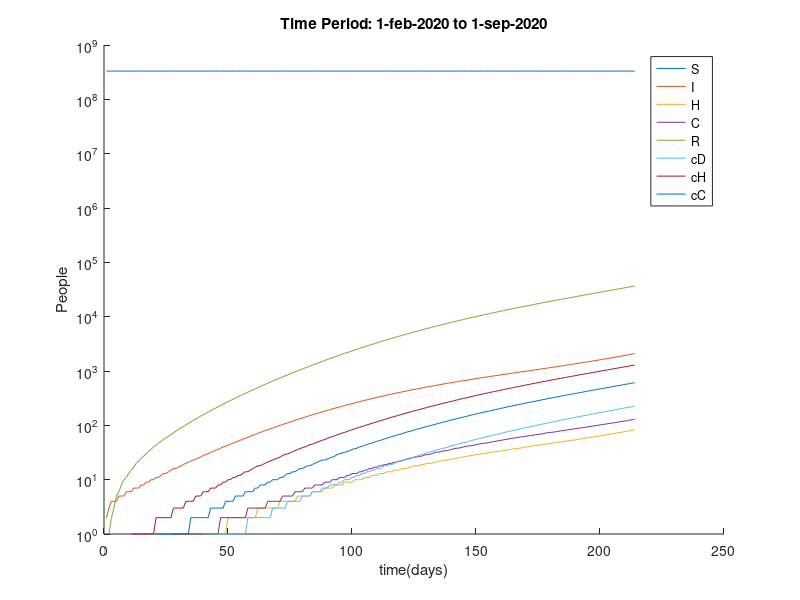

MATLAB code to generate this figure:

%% Get simulation results
load('TestSimulationNeherModelAMIGO_V3_NoOver.mat','simCov19')

%% Get cumulative results and save

[a,b] = size(simCov19.sim.states{1});

cumResCov19 = zeros(a,b/9);
r = 1:11:b;
for i=1:11 % States    
    for j=1:9 % Agge groups
        cumResCov19(:,i) = cumResCov19(:,i) + simCov19.sim.states{1}(:,r(j));
    end
    r = r+1;
end


%% Plot results

figure
hold on
for i=1:11
    if i~=2 && i~=3 && i~=4
        plot(simCov19.sim.tsim{1}+1, round(cumResCov19(:,i)))
    end
end
% plot(simCov19.sim.tsim{1}+1, CD)
legend('S','I','H','C','R','cD','cH','cC')
set(gca, 'YScale', 'log')
ylabel('People')
xlabel('time(days)')
title('Time Period: 1-feb-2020 to 1-sep-2020')






























